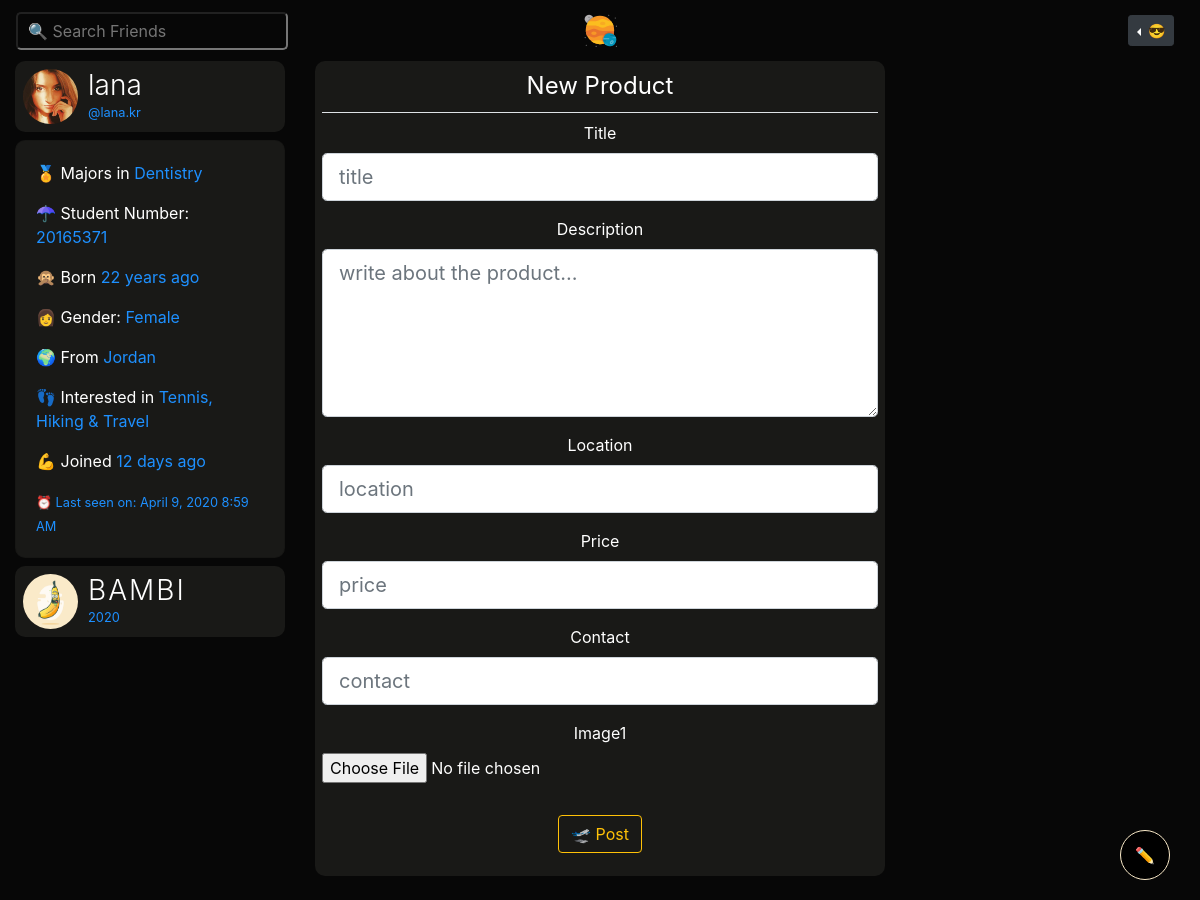
/product/new (signed in), run on an earlier commit of the app's database.
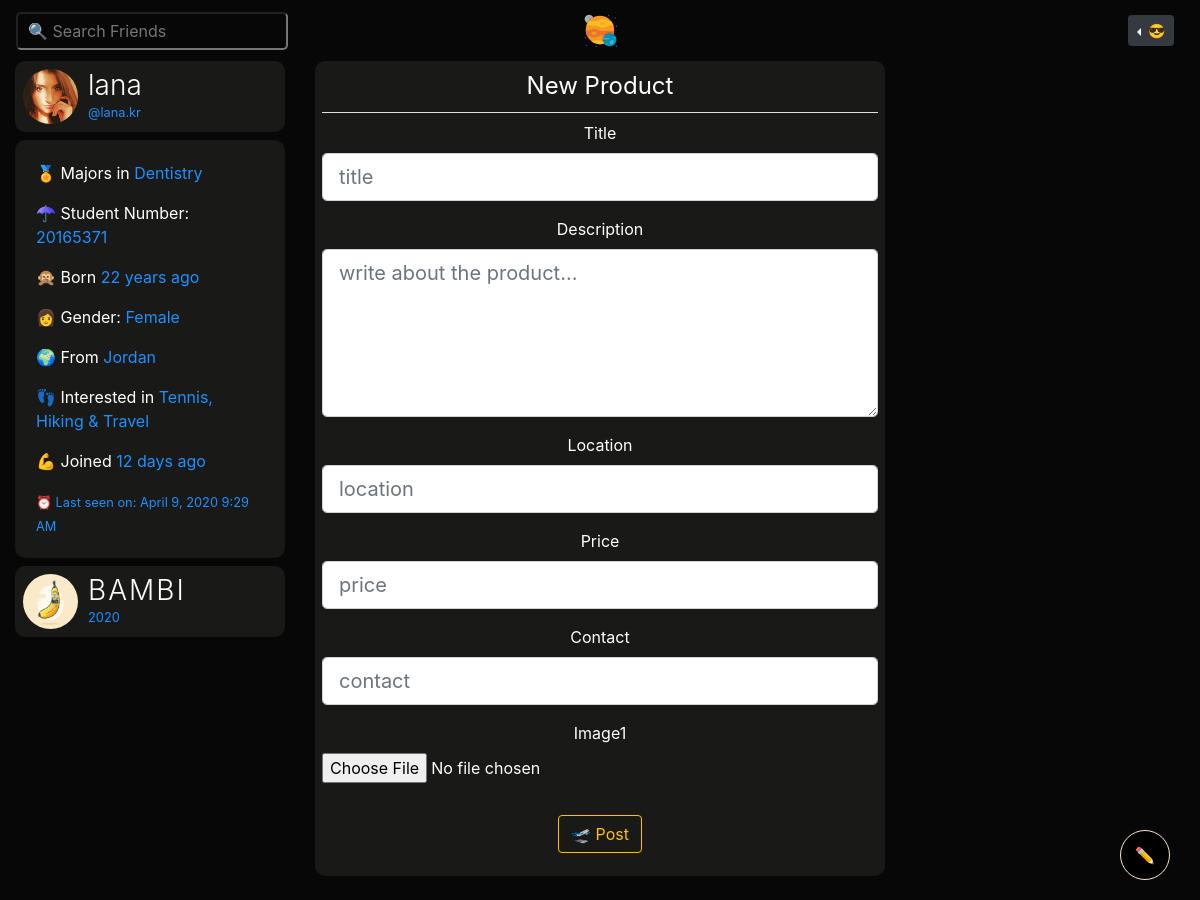
And on a later commit of the database.
### bambiv3/models.py (models this page shows, shortened)
class User(db.Model, UserMixin):
	id = db.Column(db.Integer, primary_key=True)
	username = db.Column(db.String(20), unique=True, nullable=False)
	email = db.Column(db.String(120), unique=True, nullable=False)
	image_file = db.Column(db.String(20), nullable=False, default='default.jpg')
	password = db.Column(db.String(60), nullable=False)
	last_seen = db.Column(db.DateTime, default=datetime.utcnow)
	date_joined = db.Column(db.DateTime, nullable=False, default=datetime.utcnow)
	department = db.Column(db.String(20), nullable=False)
	student_number = db.Column(db.Integer(), unique=True, nullable=False)
	age = db.Column(db.DateTime, nullable=False)
	gender = db.Column(db.String(20), nullable=False)
	country = db.Column(db.String(20), nullable=False)
	hobby = db.Column(db.String(20), nullable=False)
	bio = db.Column(db.String(120), nullable=True)
	private = db.Column(db.Boolean, default=False, nullable=False)
	single = db.Column(db.Boolean, default=False, nullable=False)
	snapchat = db.Column(db.String(20),default=False, nullable=False)
	instagram = db.Column(db.String(20),default=False, nullable=False)
	posts = db.relationship('Post', backref='author', lazy=True)
	products = db.relationship('Product', backref='author', lazy=True)
	comments = db.relationship("Comment", backref="author", lazy="dynamic", cascade="all, delete-orphan")
	followed = db.relationship(
		'User', secondary=followers,
		primaryjoin=(followers.c.follower_id == id),
		secondaryjoin=(followers.c.followed_id == id),
		backref=db.backref('followers', lazy='dynamic'), lazy='dynamic')
	messages_sent = db.relationship('Message',
									foreign_keys='Message.sender_id',
									backref='author', lazy='dynamic')
	messages_received = db.relationship('Message',
										foreign_keys='Message.recipient_id',
										backref='recipient', lazy='dynamic')
	last_message_read_time = db.Column(db.DateTime)
	def new_messages(self):
		last_read_time = self.last_message_read_time or datetime(1900, 1, 1)
		return Message.query.filter_by(recipient=self).filter(
			Message.timestamp > last_read_time).count()

### bambiv3/routes.py (the view, shortened to what this page needs)
@app.route('/product/new', methods=['GET', 'POST'])
@login_required
def new_product():
	form = ProductForm()
	return render_template('create_product.html', title='New Product', form=form, legend='New Product')

### bambiv3/forms.py
class ProductForm(FlaskForm):
	title = StringField(validators=[DataRequired()])
	description = TextAreaField(validators=[DataRequired()])
	location = StringField(validators=[DataRequired()])
	price = StringField(validators=[DataRequired()])
	contact = StringField(validators=[DataRequired()])
	image1 = FileField(validators=[FileAllowed(['jpg', 'jpeg' , 'png', 'gif']), DataRequired()])
	submit = SubmitField('🛫 Post')

### bambiv3/models.py (called while the page is built)
@login_manager.user_loader
def load_user(user_id):
	return User.query.get(int(user_id))

### bambiv3/routes.py (called while the page is built)
@app.before_request
def before_request():
	if current_user.is_authenticated:
		current_user.last_seen = datetime.utcnow()
		db.session.commit()

### bambiv3/templates/create_product.html (shortened to what the changed rows need)
{% extends "layout.html" %}
{% block content %}
<div class="container-fluid">
	<div class="row">
		<div class="col-lg-3 d-none d-lg-block position-fixed">
		      <header class="mb-2" data-toggle="modal" data-target="#profile">
		        <img src="{{ url_for('static', filename='profile_pics/' + current_user.image_file) }}" alt="harun profile" class="profile-thumbnail">
		        <div class="profile-name">
		          <h3>{{current_user.username}}</h3>
		          <small>@{{current_user.email.split("@")[0] | lower}}</small>
		        </div>
		      </header>
		    <div class="card about mb-2" style="color:#fff;background:#191917;border-radius:10px;">
		    <div class="card-body">
		      <p> 🏅 Majors in <span>{{current_user.department}}</span></p>
		      <p> ☂ Student Number: <span>{{current_user.student_number}}</span></p>
		      <p> 🙊 Born <span>{{ moment(current_user.age).fromNow() }}</span></p>
		      <p> {% if current_user.gender == 'male' %} 👨 {% else %}👩 {% endif %} Gender: <span>{{current_user.gender.title()}}</span></p>
		      <p> 🌍 From <span>{{current_user.country.title()}}</span></p>
		      <p> 👣 Interested in <span>{{current_user.hobby}}</span></p>
		      <p> 💪 Joined <span>{{ moment(current_user.date_joined).fromNow() }}</span></p>
		      <small>⏰ Last seen on: {{ moment(current_user.last_seen).format('LLL') }}</small>
		    </div>
		  </div>
		</div>
{% endblock content %}

What changed in the data, as far as the page shows it:
changed User "lana": last_seen "April 9, 2020 8:59 AM" → "April 9, 2020 9:29 AM"
